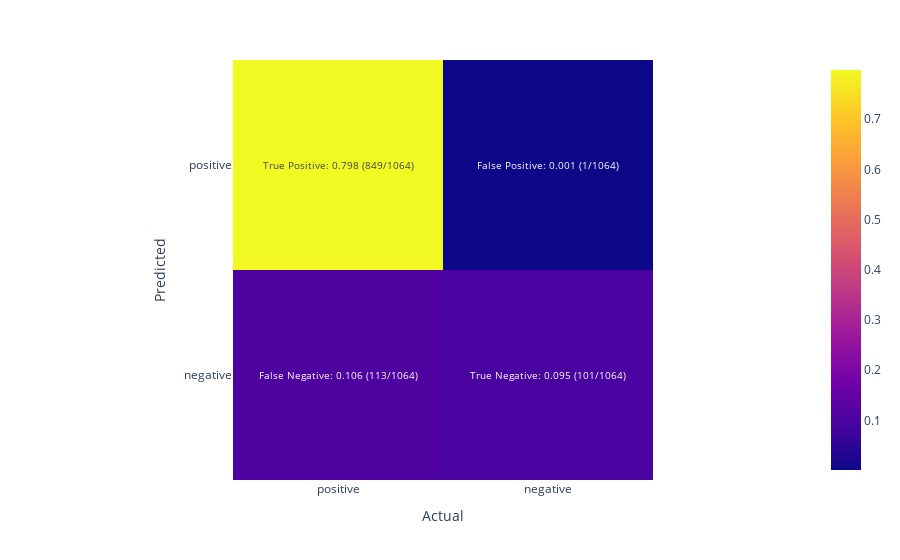

Source (notebook cell):
### Markdown cell above
#### Top 1 Accuracy

### Code cell
dlib_top1 = top1_accuracy(dlib_df, faces)
show_heatmap(dlib_top1)

### Figure 1 — Plotly figure (JSON) as saved in the notebook; plotly's stock layout.template omitted (floating-point values rounded to 4 significant figures)
{"data": [{"coloraxis": "coloraxis", "hovertemplate": "Actual: %{x}<br>Predicted: %{y}<br>color: %{z}<extra></extra>", "name": "0", "text": [["True Positive: 0.798 (849/1064)", "False Positive: 0.001 (1/1064)"], ["False Negative: 0.106 (113/1064)", "True Negative: 0.095 (101/1064)"]], "texttemplate": "%{text}", "type": "heatmap", "x": ["positive", "negative"], "xaxis": "x", "y": ["positive", "negative"], "yaxis": "y", "z": [[0.798, 0.001], [0.106, 0.095]]}], "layout": {"coloraxis": {"colorscale": [[0, "#0d0887"], [0.1111, "#46039f"], [0.2222, "#7201a8"], [0.3333, "#9c179e"], [0.4444, "#bd3786"], [0.5556, "#d8576b"], [0.6667, "#ed7953"], [0.7778, "#fb9f3a"], [0.8889, "#fdca26"], [1, "#f0f921"]]}, "margin": {"t": 60}, "xaxis": {"anchor": "y", "constrain": "domain", "domain": [0, 1], "scaleanchor": "y", "title": {"text": "Actual"}}, "yaxis": {"anchor": "x", "autorange": "reversed", "constrain": "domain", "domain": [0, 1], "title": {"text": "Predicted"}}}}
